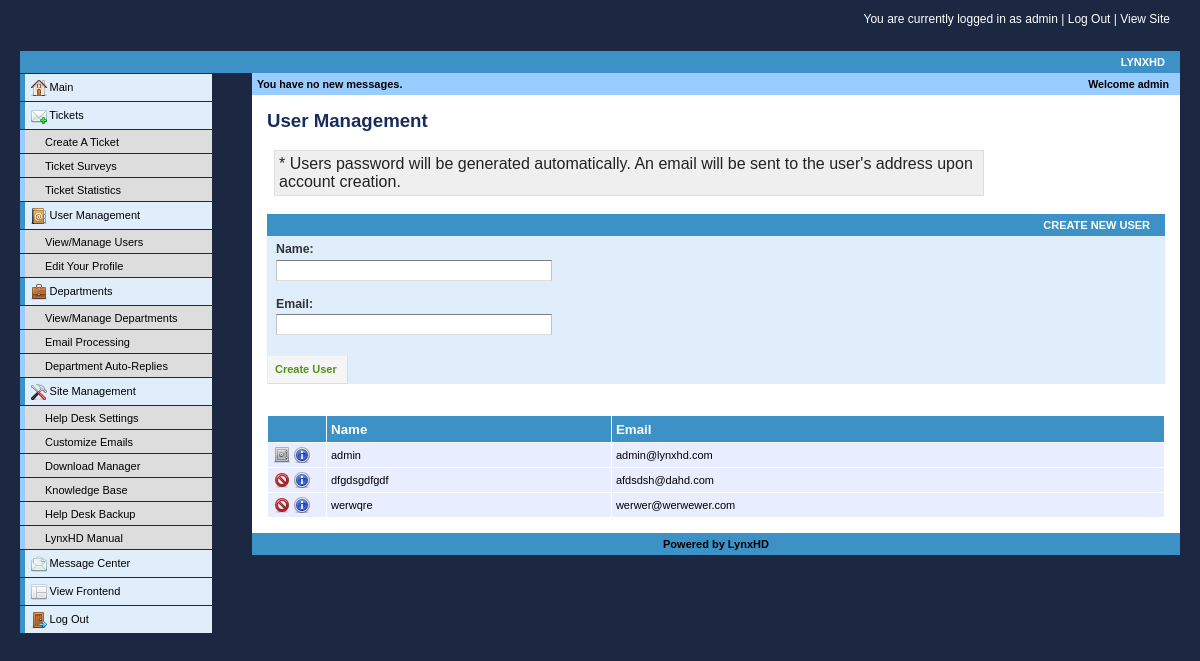
The page /admin/user.php (signed in) on the database its author committed.
### tables this page shows
CREATE TABLE IF NOT EXISTS `user` (
  `id` int(11) NOT NULL auto_increment,
  `name` varchar(70) NOT NULL default '',
  `email` varchar(255) NOT NULL default '',
  `sms` varchar(255) NOT NULL default '',
  `signature` text NOT NULL,
  `password` varchar(20) NOT NULL default '',
  `admin` tinyint(4) NOT NULL default '0',
  `date` int(11) NOT NULL default '0',
  `lastlogin` int(11) NOT NULL default '0',
  `notify` int(11) NOT NULL default '0',
  `pwkey` varchar(255) NOT NULL default '',
  PRIMARY KEY  (`id`)
);

### include/settings.php (called while the page is built, shortened)
<?
$db_prefix = '';
?>

### include/include.php (called while the page is built, shortened)
<?php
$HD_URL_USER = "user.php";
$pre = $db_prefix;
function field( $data )
{
  return htmlspecialchars( stripslashes( $data ) );
}
function get_row_count( $query )
{
  $res = mysql_query( $query );
  $row = mysql_fetch_array( $res );
  return $row[0];
}
?>

### admin/user.php (the view, shortened to what this page needs)
<?php
include "../include/settings.php";
include "../include/include.php";
$HD_CURPAGE = $HD_URL_USER;
include "./include/header.php";
?>
<div class="title"><?php echo $script_name ?> User Management</div><br /><?php echo $msg ?>
<?php
if( $global_priv )
{
?>
 <div class="clean-gray">
        * Users password will be generated automatically.  An email will be sent to the user's
        address upon account creation.
    </div><br />
<div id="container">
		<h1>Create New User</h1>
<form class="wufoo" action="<?php echo $HD_CURPAGE ?>" method="post">
<ul>
<li>
	   <label class="desc">Name:&nbsp;</label>
    <div>
    	<input class="field text medium" type="text" name="name" size="30" />
	</div>
</li>
<li>
	   <label class="desc">Email:&nbsp;</label>
    <div>
    	<input class="field text medium" type="text" name="email" size="30" />
    </div>
</li>
	<div class="buttons">
    <button type="submit" class="positive">Create User</button>
    </div>
</form>
</div>
<br />
<?php
}
if( $_GET[cmd] != "view" )
{
  $res = mysql_query( "SELECT * FROM {$pre}user" );
  if( mysql_num_rows( $res ) )
  {
    echo "<table width=\"100%\" border=\"0\" cellspacing=\"1\" cellpadding=\"4\">\n";
    echo "<tr bgcolor=\"#3c91c7\"><td width=\"50\">&nbsp;</td><td><div class=\"tableheader\">Name</div></td><td><div class=\"tableheader\">Email</div></td></tr>\n";
    while( $row = mysql_fetch_array( $res ) )
    {
      $bgcolor = ($bgcolor == "#E8EDFF") ? "#E8EDFF" : "#E8EDFF";
      $output = "<tr bgcolor=\"$bgcolor\"><td valign=\"middle\">";
      if( $global_priv && !$row[admin] )
        $output .= "<a href=\"javascript:if(confirm('Are you sure you want to delete this user?')) window.location.href = '$HD_CURPAGE?cmd=del&id={$row[id]}'\"><img src=\"./images/ticket-delete.png\" border=\"0\" alt=\"Delete User\" hspace=\"2\" /></a>";
      else
        $output .= "<img src=\"./images/nodelete.png\" hspace=\"2\" />";
      $output .= "<a href=\"$HD_CURPAGE?cmd=view&id={$row[id]}\"><img src=\"./images/info.png\" border=\"0\" alt=\"User Info\" hspace=\"2\" /></a></td>";
      $output .= "<td><div class=\"normal\"><a href=\"$HD_CURPAGE?cmd=view&id={$row[id]}\">" . field( $row[name] ) . "</a></div></td>";
      $output .= "<td><div class=\"normal\"><a href=\"mailto:{$row[email]}\">{$row[email]}</a></div></td>";
      echo $output . "</tr>";
    }
    echo "</table>";
  }
}
?>
<?php
include "./include/footer.php";
?>

### admin/css/menu.css (style rules this page uses)
body { font-family: Helvetica, Arial, sans-serif; font-size: 0.9em; }

### admin/css/admin.css (style rules this page uses)
html { padding:0px; margin:0px; }
body { background-color: #1c2742; font-size: 12px; font-family: Verdana, Arial, SunSans-Regular, Sans-Serif; color:#564b47; padding:0px 20px; margin:0px; }
h1 { font-size: 11px; text-transform:uppercase; text-align: right; color: #FFFFFF; background-color: #3c91c7; padding:5px 15px; margin:0px }
a { color: #000000; font-size: 11px; background-color:transparent; text-decoration: none; }
.normal { font: 10pt Arial, Helvetica, Verdana; color: #000000; }
.tableheader { font: bold 10pt Arial, Helvetica, Verdana; color: #fff; }
.title { font: bold 14pt Arial, Helvetica, Verdana; color: #182C5A; }
.clean-gray { border:solid 1px #DEDEDE; background:#EFEFEF; color:#222222; padding:4px; width:700px; margin-left: 7px; margin-right: auto; }

### admin/css/buttons.css (style rules this page uses)
.buttons a, .buttons button { display:block; float:left; margin:0 7px 0 0; background-color:#f5f5f5; border:1px solid #dedede; border-top:1px solid #eee; border-left:1px solid #eee; font-family:"Lucida Grande", Tahoma, Arial, Verdana, sans-serif; font-size:11; line-height:130%; text-decoration:none; font-weight:bold; color:#565656; cursor:pointer; padding:5px 10px 6px 7px; }
.buttons button { width:auto; overflow:visible; padding:4px 10px 3px 7px; }
.buttons button[type] { padding:5px 10px 5px 7px; line-height:17px; }
button.positive, .buttons a.positive { color:#529214; }

### admin/css/form.css (style rules this page uses)
.wufoo { font-family:"Lucida Grande", Tahoma, Arial, sans-serif; font-size:small; }
.wufoo li { width:62%; }
form ul { margin:0; padding:0; list-style-type:none; width:100%; font-size:100%; }
form li { margin:0; padding:4px 5px 2px 9px; position:relative; clear:both; }
form li:after, .buttons:after { content:"."; display:block; height:0; clear:both; visibility:hidden; }
form li, .buttons { display: inline-block; }
form li, .buttons { display: block; }
form li div, form li span { margin:0 4px 0 0; padding:0 0 8px 0; color:#444; }
label.desc { line-height:150%; padding:0 0 1px 0; border:none; color:#222; display:block; font-size:95%; font-weight:bold; }
input.text, input.file, textarea.textarea, select.select { margin:0; font-size:100%; color:#333; }
input.text, textarea.textarea, .firefox select.select { border-top:1px solid #7c7c7c; border-left:1px solid #c3c3c3; border-right:1px solid #c3c3c3; border-bottom:1px solid #ddd; background:#fff url(../images/fieldbg.gif) repeat-x top; }
input.text, input.file { padding:2px 0 2px 0; }
.buttons { clear:both; margin-top:10px; }
input.medium, select.medium { width:50%; }

### admin/css/theme.css (style rules this page uses)
body { background-image:none; background-color:#1c2742; }
h1 { background-image:none; background-color:#3c91c7; }
#container, body.embed { background-color:#e0eefb; }
.wufoo input.text, .wufoo textarea.textarea { background:#FFFFFF url(../images/fieldbg.gif) repeat-x top; }
#container { border:0 solid #cccccc; }
.wufoo input.text, .wufoo textarea.textarea { border:; }
.wufoo label.desc { font-size:95%; font-family:inherit; font-weight:; font-style:; color:#333333; }
.wufoo li div, .wufoo li span, .wufoo li div label, .wufoo li span label { font-family:inherit; color:#333333; }
.wufoo input.text, .wufoo textarea.textarea, .wufoo select.select { font-size:100%; font-family:inherit; font-weight:; font-style:; color:#333333; }

### rows shown on the page
user: admin 1 (drawn), name "admin", email "admin@lynxhd.com"
user: admin 0 (drawn), name "dfgdsgdfgdf", email "afdsdsh@dahd.com"
user: admin 0 (drawn), name "werwqre", email "werwer@werwewer.com"

### other values the page prints
$_SESSION[user][name] "admin"
$website_name "LYNXHD"
